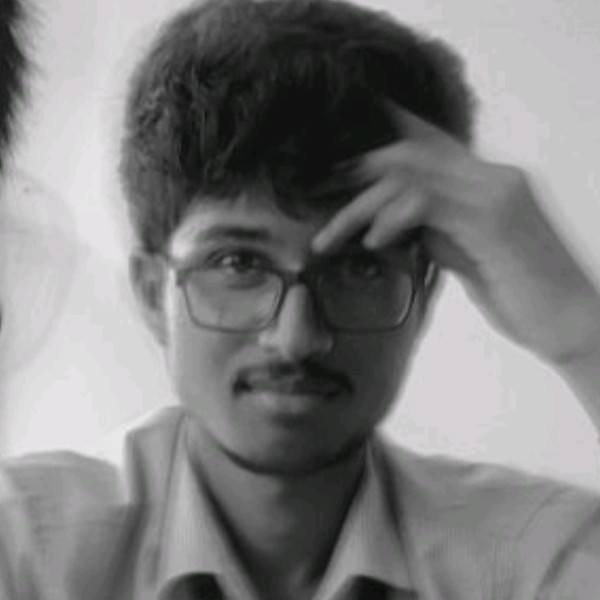
#> input picture linkedin.jpeg, 600 x 600 px
$ python facedetect.py
#> lines starting #> are read from the running program, lines starting #| are printed output that depends on the picture
import cv2 as cv
import matplotlib.pyplot as plt

img=cv.imread('linkedin.jpeg')
#> img is the input picture: shape (600, 600, 3); mean B, G, R 127.8, 127.6, 127.8
# [4 lines of commented-out code are left out]
print(img.shape)
#| (600, 600, 3)
#plt.imshow(img)
a=cv.resize(img,(500,600))
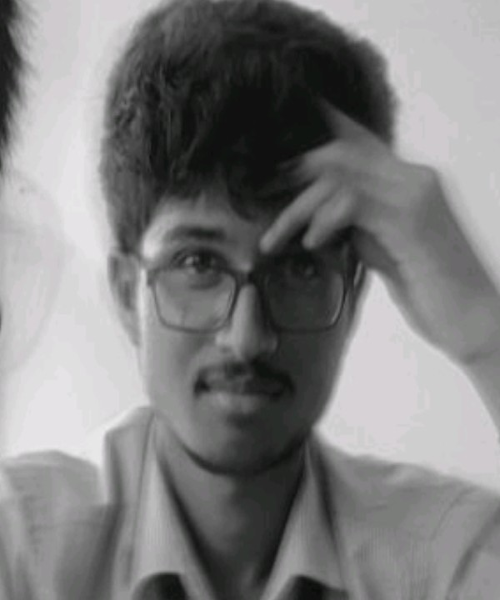
#> a: shape (600, 500, 3); mean B, G, R 127.8, 127.6, 127.8
cv.imshow("pspk",a)
gray=cv.cvtColor(a,cv.COLOR_BGR2GRAY)
cv.imshow("pspk",gray)

haar_cascade=cv.CascadeClassifier('haar_faces.xml')

faces_rect=haar_cascade.detectMultiScale(gray,scaleFactor=1.1,minNeighbors=3 )
#> faces_rect = [[94, 156, 289, 289]]
print(len(faces_rect))
#| 1

for i in faces_rect:
    x,y,w,h=[index for index in i]
    cv.rectangle(gray,(x,y),(x+w,y+h),(0,255,0),thickness=2)
#> this loop made 1 pass
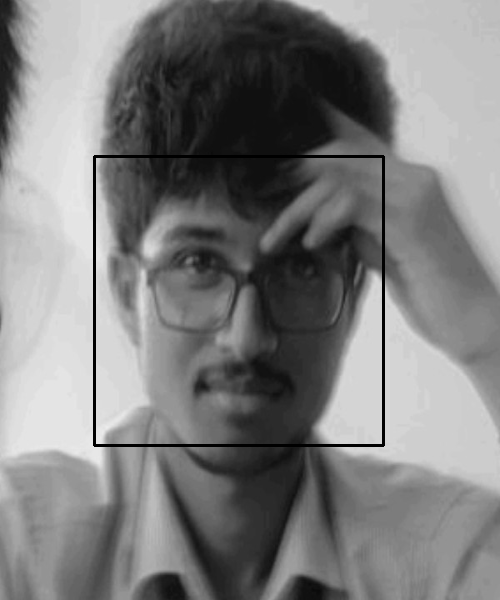
#> gray: shape (600, 500); min 0, max 236, mean 126

cv.imshow('detected faces',gray)
cv.waitKey(0)

$ run again, with dog2.jpeg copied over linkedin.jpeg
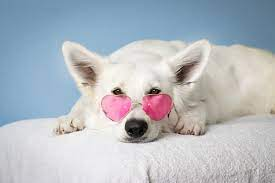
#> input picture dog2.jpeg, 275 x 183 px
#> img is the input picture: shape (183, 275, 3); mean B, G, R 192.8, 185.1, 179
#| (183, 275, 3)
#> `a=cv.resize(img,(500,600))`:
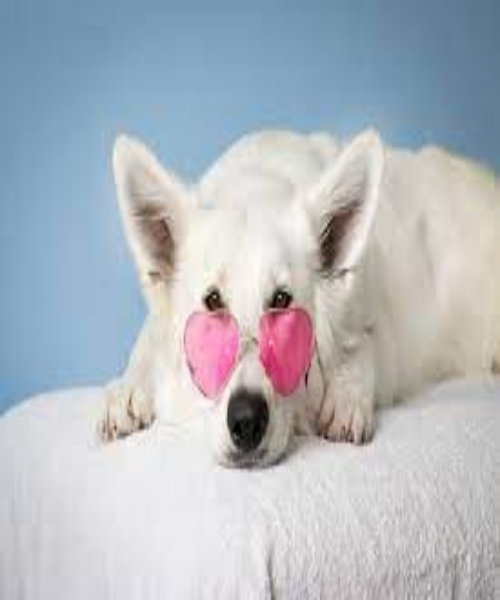
#> a: shape (600, 500, 3); mean B, G, R 192.7, 185, 178.9
#> `gray=cv.cvtColor(a,cv.COLOR_BGR2GRAY)`:
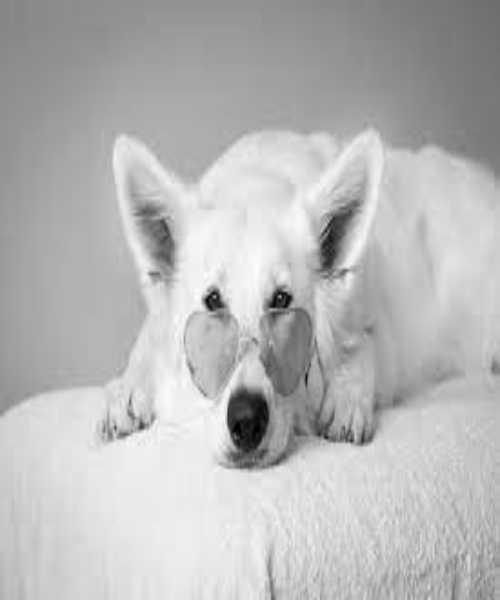
#> gray: shape (600, 500); min 0, max 254, mean 184.1
#> faces_rect = ()
#| 0

$ run again, with face1.jpeg copied over linkedin.jpeg
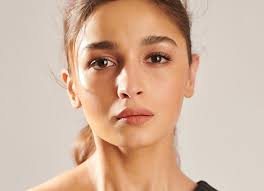
#> input picture face1.jpeg, 264 x 191 px
#> img is the input picture: shape (191, 264, 3); mean B, G, R 160.5, 181.2, 211.4
#| (191, 264, 3)
#> `a=cv.resize(img,(500,600))`:
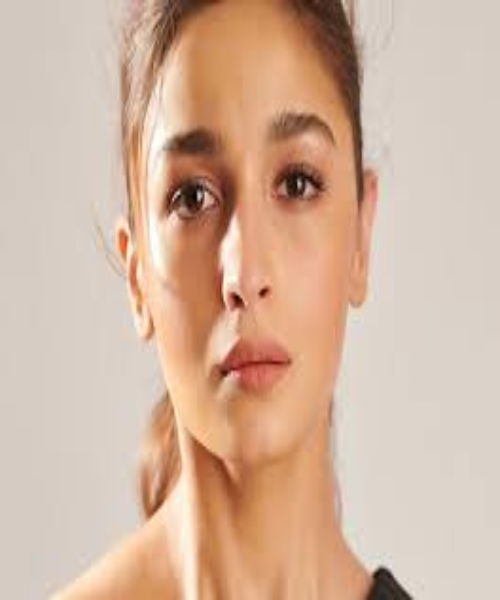
#> a: shape (600, 500, 3); mean B, G, R 160.4, 181.2, 211.3
#> faces_rect = [[238, 78, 136, 136]]
#| 1
#> the loop `for i in faces_rect:` made 1 pass
#> after the loop `for i in faces_rect:`:
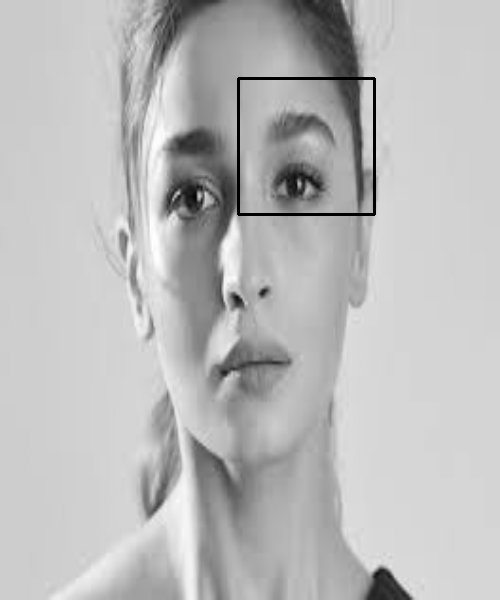
#> gray: shape (600, 500); min 0, max 255, mean 187

$ run again, with face2.jpeg copied over linkedin.jpeg
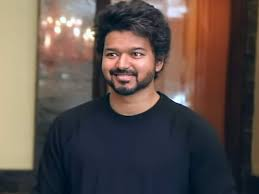
#> input picture face2.jpeg, 259 x 194 px
#> img is the input picture: shape (194, 259, 3); mean B, G, R 75.6, 80.2, 92.2
#| (194, 259, 3)
#> `a=cv.resize(img,(500,600))`:
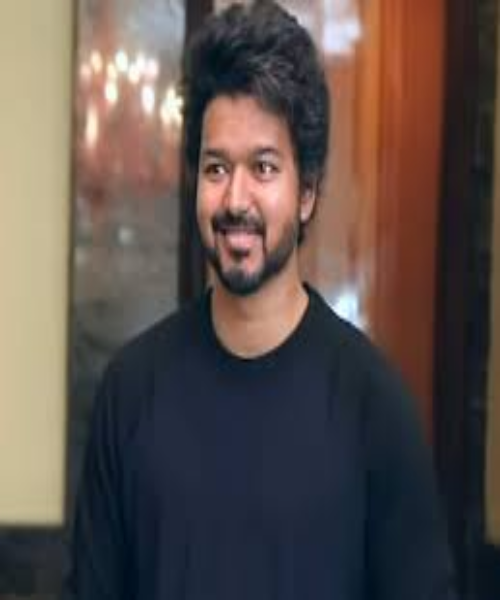
#> a: shape (600, 500, 3); mean B, G, R 75.5, 80.1, 92.1
#> faces_rect = [[164, 109, 152, 152], [52, 190, 144, 144]]
#| 2
#> the loop `for i in faces_rect:` made 2 passes
#> after the loop `for i in faces_rect:`:
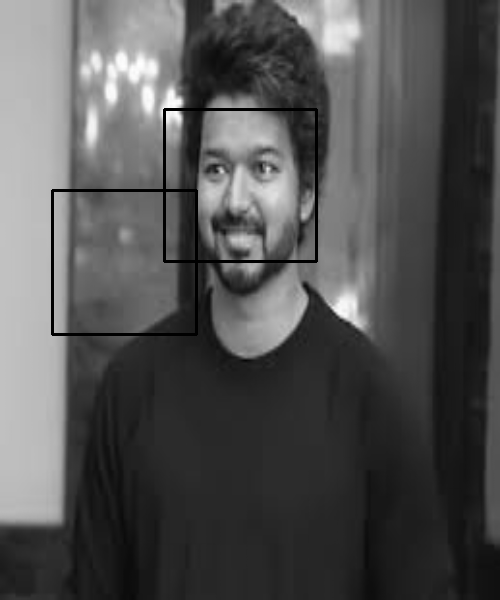
#> gray: shape (600, 500); min 0, max 255, mean 82
